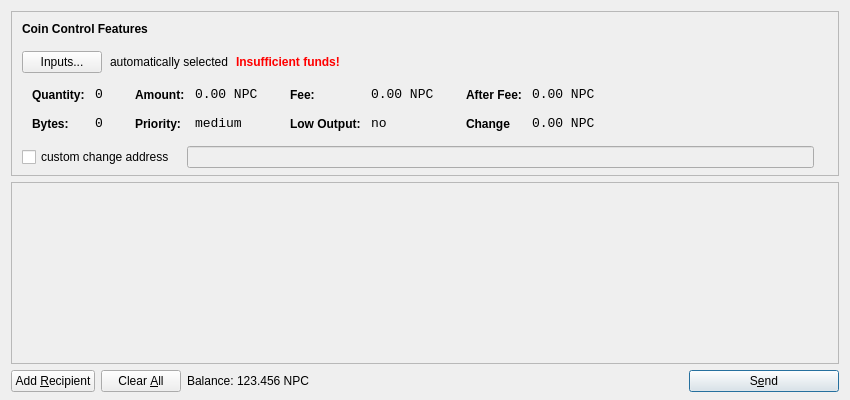
<?xml version="1.0" encoding="UTF-8"?>
<ui version="4.0">
 <class>SendCoinsDialog</class>
 <widget class="QDialog" name="SendCoinsDialog">
  <property name="geometry">
   <rect>
    <x>0</x>
    <y>0</y>
    <width>850</width>
    <height>400</height>
   </rect>
  </property>
  <property name="windowTitle">
   <string>Send Coins</string>
  </property>
  <layout class="QVBoxLayout" name="verticalLayout" stretch="0,1,0">
   <property name="bottomMargin">
    <number>8</number>
   </property>
   <item>
    <widget class="QFrame" name="frameCoinControl">
     <property name="sizePolicy">
      <sizepolicy hsizetype="Expanding" vsizetype="Expanding">
       <horstretch>0</horstretch>
       <verstretch>0</verstretch>
      </sizepolicy>
     </property>
     <property name="maximumSize">
      <size>
       <width>16777215</width>
       <height>16777215</height>
      </size>
     </property>
     <property name="frameShape">
      <enum>QFrame::StyledPanel</enum>
     </property>
     <property name="frameShadow">
      <enum>QFrame::Sunken</enum>
     </property>
     <layout class="QVBoxLayout" name="verticalLayoutCoinControl2">
      <property name="spacing">
       <number>-1</number>
      </property>
      <property name="leftMargin">
       <number>0</number>
      </property>
      <property name="topMargin">
       <number>0</number>
      </property>
      <property name="rightMargin">
       <number>0</number>
      </property>
      <property name="bottomMargin">
       <number>6</number>
      </property>
      <item>
       <layout class="QVBoxLayout" name="verticalLayoutCoinControl" stretch="0,0,0,0,1">
        <property name="spacing">
         <number>0</number>
        </property>
        <property name="leftMargin">
         <number>10</number>
        </property>
        <property name="topMargin">
         <number>10</number>
        </property>
        <item>
         <layout class="QHBoxLayout" name="horizontalLayoutCoinControl1">
          <property name="bottomMargin">
           <number>15</number>
          </property>
          <item>
           <widget class="QLabel" name="labelCoinControlFeatures">
            <property name="sizePolicy">
             <sizepolicy hsizetype="Preferred" vsizetype="Maximum">
              <horstretch>0</horstretch>
              <verstretch>0</verstretch>
             </sizepolicy>
            </property>
            <property name="font">
             <font>
              <weight>75</weight>
              <bold>true</bold>
             </font>
            </property>
            <property name="styleSheet">
             <string notr="true">font-weight:bold;</string>
            </property>
            <property name="text">
             <string>Coin Control Features</string>
            </property>
           </widget>
          </item>
         </layout>
        </item>
        <item>
         <layout class="QHBoxLayout" name="horizontalLayoutCoinControl2" stretch="0,0,0,0">
          <property name="spacing">
           <number>8</number>
          </property>
          <property name="bottomMargin">
           <number>10</number>
          </property>
          <item>
           <widget class="QPushButton" name="pushButtonCoinControl">
            <property name="styleSheet">
             <string notr="true"/>
            </property>
            <property name="text">
             <string>Inputs...</string>
            </property>
           </widget>
          </item>
          <item>
           <widget class="QLabel" name="labelCoinControlAutomaticallySelected">
            <property name="text">
             <string>automatically selected</string>
            </property>
            <property name="margin">
             <number>5</number>
            </property>
           </widget>
          </item>
          <item>
           <widget class="QLabel" name="labelCoinControlInsuffFunds">
            <property name="font">
             <font>
              <weight>75</weight>
              <bold>true</bold>
             </font>
            </property>
            <property name="styleSheet">
             <string notr="true">color:red;font-weight:bold;</string>
            </property>
            <property name="text">
             <string>Insufficient funds!</string>
            </property>
            <property name="margin">
             <number>5</number>
            </property>
           </widget>
          </item>
          <item>
           <spacer name="horizontalSpacerCoinControl">
            <property name="orientation">
             <enum>Qt::Horizontal</enum>
            </property>
            <property name="sizeHint" stdset="0">
             <size>
              <width>40</width>
              <height>1</height>
             </size>
            </property>
           </spacer>
          </item>
         </layout>
        </item>
        <item>
         <widget class="QWidget" name="widgetCoinControl" native="true">
          <property name="sizePolicy">
           <sizepolicy hsizetype="Preferred" vsizetype="Preferred">
            <horstretch>0</horstretch>
            <verstretch>0</verstretch>
           </sizepolicy>
          </property>
          <property name="minimumSize">
           <size>
            <width>0</width>
            <height>0</height>
           </size>
          </property>
          <property name="styleSheet">
           <string notr="true"/>
          </property>
          <layout class="QHBoxLayout" name="horizontalLayoutCoinControl5">
           <property name="margin">
            <number>0</number>
           </property>
           <item>
            <layout class="QHBoxLayout" name="horizontalLayoutCoinControl3" stretch="0,0,0,1">
             <property name="spacing">
              <number>20</number>
             </property>
             <property name="topMargin">
              <number>0</number>
             </property>
             <property name="bottomMargin">
              <number>10</number>
             </property>
             <item>
              <layout class="QFormLayout" name="formLayoutCoinControl1">
               <property name="horizontalSpacing">
                <number>10</number>
               </property>
               <property name="verticalSpacing">
                <number>14</number>
               </property>
               <property name="leftMargin">
                <number>10</number>
               </property>
               <property name="topMargin">
                <number>4</number>
               </property>
               <property name="rightMargin">
                <number>6</number>
               </property>
               <item row="0" column="0">
                <widget class="QLabel" name="labelCoinControlQuantityText">
                 <property name="styleSheet">
                  <string notr="true">font-weight:bold;</string>
                 </property>
                 <property name="text">
                  <string>Quantity:</string>
                 </property>
                 <property name="margin">
                  <number>0</number>
                 </property>
                </widget>
               </item>
               <item row="0" column="1">
                <widget class="QLabel" name="labelCoinControlQuantity">
                 <property name="font">
                  <font>
                   <family>Monospace</family>
                   <pointsize>10</pointsize>
                  </font>
                 </property>
                 <property name="cursor">
                  <cursorShape>IBeamCursor</cursorShape>
                 </property>
                 <property name="contextMenuPolicy">
                  <enum>Qt::ActionsContextMenu</enum>
                 </property>
                 <property name="text">
                  <string>0</string>
                 </property>
                 <property name="margin">
                  <number>0</number>
                 </property>
                 <property name="textInteractionFlags">
                  <set>Qt::LinksAccessibleByMouse|Qt::TextSelectableByKeyboard|Qt::TextSelectableByMouse</set>
                 </property>
                </widget>
               </item>
               <item row="1" column="0">
                <widget class="QLabel" name="labelCoinControlBytesText">
                 <property name="styleSheet">
                  <string notr="true">font-weight:bold;</string>
                 </property>
                 <property name="text">
                  <string>Bytes:</string>
                 </property>
                </widget>
               </item>
               <item row="1" column="1">
                <widget class="QLabel" name="labelCoinControlBytes">
                 <property name="font">
                  <font>
                   <family>Monospace</family>
                   <pointsize>10</pointsize>
                  </font>
                 </property>
                 <property name="cursor">
                  <cursorShape>IBeamCursor</cursorShape>
                 </property>
                 <property name="contextMenuPolicy">
                  <enum>Qt::ActionsContextMenu</enum>
                 </property>
                 <property name="text">
                  <string>0</string>
                 </property>
                 <property name="textInteractionFlags">
                  <set>Qt::LinksAccessibleByMouse|Qt::TextSelectableByKeyboard|Qt::TextSelectableByMouse</set>
                 </property>
                </widget>
               </item>
              </layout>
             </item>
             <item>
              <layout class="QFormLayout" name="formLayoutCoinControl2">
               <property name="horizontalSpacing">
                <number>10</number>
               </property>
               <property name="verticalSpacing">
                <number>14</number>
               </property>
               <property name="leftMargin">
                <number>6</number>
               </property>
               <property name="topMargin">
                <number>4</number>
               </property>
               <property name="rightMargin">
                <number>6</number>
               </property>
               <item row="0" column="0">
                <widget class="QLabel" name="labelCoinControlAmountText">
                 <property name="styleSheet">
                  <string notr="true">font-weight:bold;</string>
                 </property>
                 <property name="text">
                  <string>Amount:</string>
                 </property>
                 <property name="margin">
                  <number>0</number>
                 </property>
                </widget>
               </item>
               <item row="0" column="1">
                <widget class="QLabel" name="labelCoinControlAmount">
                 <property name="font">
                  <font>
                   <family>Monospace</family>
                   <pointsize>10</pointsize>
                  </font>
                 </property>
                 <property name="cursor">
                  <cursorShape>IBeamCursor</cursorShape>
                 </property>
                 <property name="contextMenuPolicy">
                  <enum>Qt::ActionsContextMenu</enum>
                 </property>
                 <property name="text">
                  <string>0.00 NPC</string>
                 </property>
                 <property name="textInteractionFlags">
                  <set>Qt::LinksAccessibleByMouse|Qt::TextSelectableByKeyboard|Qt::TextSelectableByMouse</set>
                 </property>
                </widget>
               </item>
               <item row="1" column="0">
                <widget class="QLabel" name="labelCoinControlPriorityText">
                 <property name="styleSheet">
                  <string notr="true">font-weight:bold;</string>
                 </property>
                 <property name="text">
                  <string>Priority:</string>
                 </property>
                </widget>
               </item>
               <item row="1" column="1">
                <widget class="QLabel" name="labelCoinControlPriority">
                 <property name="font">
                  <font>
                   <family>Monospace</family>
                   <pointsize>10</pointsize>
                  </font>
                 </property>
                 <property name="cursor">
                  <cursorShape>IBeamCursor</cursorShape>
                 </property>
                 <property name="contextMenuPolicy">
                  <enum>Qt::ActionsContextMenu</enum>
                 </property>
                 <property name="text">
                  <string>medium</string>
                 </property>
                 <property name="textInteractionFlags">
                  <set>Qt::LinksAccessibleByMouse|Qt::TextSelectableByKeyboard|Qt::TextSelectableByMouse</set>
                 </property>
                </widget>
               </item>
              </layout>
             </item>
             <item>
              <layout class="QFormLayout" name="formLayoutCoinControl3">
               <property name="horizontalSpacing">
                <number>10</number>
               </property>
               <property name="verticalSpacing">
                <number>14</number>
               </property>
               <property name="leftMargin">
                <number>6</number>
               </property>
               <property name="topMargin">
                <number>4</number>
               </property>
               <property name="rightMargin">
                <number>6</number>
               </property>
               <item row="0" column="0">
                <widget class="QLabel" name="labelCoinControlFeeText">
                 <property name="styleSheet">
                  <string notr="true">font-weight:bold;</string>
                 </property>
                 <property name="text">
                  <string>Fee:</string>
                 </property>
                 <property name="margin">
                  <number>0</number>
                 </property>
                </widget>
               </item>
               <item row="0" column="1">
                <widget class="QLabel" name="labelCoinControlFee">
                 <property name="font">
                  <font>
                   <family>Monospace</family>
                   <pointsize>10</pointsize>
                  </font>
                 </property>
                 <property name="cursor">
                  <cursorShape>IBeamCursor</cursorShape>
                 </property>
                 <property name="contextMenuPolicy">
                  <enum>Qt::ActionsContextMenu</enum>
                 </property>
                 <property name="text">
                  <string>0.00 NPC</string>
                 </property>
                 <property name="textInteractionFlags">
                  <set>Qt::LinksAccessibleByMouse|Qt::TextSelectableByKeyboard|Qt::TextSelectableByMouse</set>
                 </property>
                </widget>
               </item>
               <item row="1" column="0">
                <widget class="QLabel" name="labelCoinControlLowOutputText">
                 <property name="styleSheet">
                  <string notr="true">font-weight:bold;</string>
                 </property>
                 <property name="text">
                  <string>Low Output:</string>
                 </property>
                </widget>
               </item>
               <item row="1" column="1">
                <widget class="QLabel" name="labelCoinControlLowOutput">
                 <property name="font">
                  <font>
                   <family>Monospace</family>
                   <pointsize>10</pointsize>
                  </font>
                 </property>
                 <property name="cursor">
                  <cursorShape>IBeamCursor</cursorShape>
                 </property>
                 <property name="contextMenuPolicy">
                  <enum>Qt::ActionsContextMenu</enum>
                 </property>
                 <property name="text">
                  <string>no</string>
                 </property>
                 <property name="textInteractionFlags">
                  <set>Qt::LinksAccessibleByMouse|Qt::TextSelectableByKeyboard|Qt::TextSelectableByMouse</set>
                 </property>
                </widget>
               </item>
              </layout>
             </item>
             <item>
              <layout class="QFormLayout" name="formLayoutCoinControl4">
               <property name="horizontalSpacing">
                <number>10</number>
               </property>
               <property name="verticalSpacing">
                <number>14</number>
               </property>
               <property name="leftMargin">
                <number>6</number>
               </property>
               <property name="topMargin">
                <number>4</number>
               </property>
               <property name="rightMargin">
                <number>6</number>
               </property>
               <item row="0" column="0">
                <widget class="QLabel" name="labelCoinControlAfterFeeText">
                 <property name="styleSheet">
                  <string notr="true">font-weight:bold;</string>
                 </property>
                 <property name="text">
                  <string>After Fee:</string>
                 </property>
                 <property name="margin">
                  <number>0</number>
                 </property>
                </widget>
               </item>
               <item row="0" column="1">
                <widget class="QLabel" name="labelCoinControlAfterFee">
                 <property name="font">
                  <font>
                   <family>Monospace</family>
                   <pointsize>10</pointsize>
                  </font>
                 </property>
                 <property name="cursor">
                  <cursorShape>IBeamCursor</cursorShape>
                 </property>
                 <property name="contextMenuPolicy">
                  <enum>Qt::ActionsContextMenu</enum>
                 </property>
                 <property name="text">
                  <string>0.00 NPC</string>
                 </property>
                 <property name="textInteractionFlags">
                  <set>Qt::LinksAccessibleByMouse|Qt::TextSelectableByKeyboard|Qt::TextSelectableByMouse</set>
                 </property>
                </widget>
               </item>
               <item row="1" column="0">
                <widget class="QLabel" name="labelCoinControlChangeText">
                 <property name="styleSheet">
                  <string notr="true">font-weight:bold;</string>
                 </property>
                 <property name="text">
                  <string>Change</string>
                 </property>
                </widget>
               </item>
               <item row="1" column="1">
                <widget class="QLabel" name="labelCoinControlChange">
                 <property name="font">
                  <font>
                   <family>Monospace</family>
                   <pointsize>10</pointsize>
                  </font>
                 </property>
                 <property name="cursor">
                  <cursorShape>IBeamCursor</cursorShape>
                 </property>
                 <property name="contextMenuPolicy">
                  <enum>Qt::ActionsContextMenu</enum>
                 </property>
                 <property name="text">
                  <string>0.00 NPC</string>
                 </property>
                 <property name="textInteractionFlags">
                  <set>Qt::LinksAccessibleByMouse|Qt::TextSelectableByKeyboard|Qt::TextSelectableByMouse</set>
                 </property>
                </widget>
               </item>
              </layout>
             </item>
            </layout>
           </item>
          </layout>
         </widget>
        </item>
        <item>
         <layout class="QHBoxLayout" name="horizontalLayoutCoinControl4" stretch="0,0,0">
          <property name="spacing">
           <number>12</number>
          </property>
          <property name="sizeConstraint">
           <enum>QLayout::SetDefaultConstraint</enum>
          </property>
          <property name="topMargin">
           <number>5</number>
          </property>
          <property name="rightMargin">
           <number>5</number>
          </property>
          <item>
           <widget class="QCheckBox" name="checkBoxCoinControlChange">
            <property name="text">
             <string>custom change address</string>
            </property>
           </widget>
          </item>
          <item>
           <widget class="QLineEdit" name="lineEditCoinControlChange">
            <property name="enabled">
             <bool>false</bool>
            </property>
            <property name="sizePolicy">
             <sizepolicy hsizetype="Expanding" vsizetype="Fixed">
              <horstretch>0</horstretch>
              <verstretch>0</verstretch>
             </sizepolicy>
            </property>
           </widget>
          </item>
          <item>
           <widget class="QLabel" name="labelCoinControlChangeLabel">
            <property name="sizePolicy">
             <sizepolicy hsizetype="Preferred" vsizetype="Expanding">
              <horstretch>0</horstretch>
              <verstretch>0</verstretch>
             </sizepolicy>
            </property>
            <property name="minimumSize">
             <size>
              <width>0</width>
              <height>0</height>
             </size>
            </property>
            <property name="text">
             <string/>
            </property>
            <property name="margin">
             <number>3</number>
            </property>
           </widget>
          </item>
         </layout>
        </item>
        <item>
         <spacer name="verticalSpacerCoinControl">
          <property name="orientation">
           <enum>Qt::Vertical</enum>
          </property>
          <property name="sizeHint" stdset="0">
           <size>
            <width>800</width>
            <height>1</height>
           </size>
          </property>
         </spacer>
        </item>
       </layout>
      </item>
     </layout>
    </widget>
   </item>
   <item>
    <widget class="QScrollArea" name="scrollArea">
     <property name="widgetResizable">
      <bool>true</bool>
     </property>
     <widget class="QWidget" name="scrollAreaWidgetContents">
      <property name="geometry">
       <rect>
        <x>0</x>
        <y>0</y>
        <width>830</width>
        <height>165</height>
       </rect>
      </property>
      <layout class="QVBoxLayout" name="verticalLayout_2">
       <property name="margin">
        <number>0</number>
       </property>
       <item>
        <layout class="QVBoxLayout" name="entries">
         <property name="spacing">
          <number>6</number>
         </property>
        </layout>
       </item>
       <item>
        <spacer name="verticalSpacer">
         <property name="orientation">
          <enum>Qt::Vertical</enum>
         </property>
         <property name="sizeHint" stdset="0">
          <size>
           <width>20</width>
           <height>40</height>
          </size>
         </property>
        </spacer>
       </item>
      </layout>
     </widget>
    </widget>
   </item>
   <item>
    <layout class="QHBoxLayout" name="horizontalLayout">
     <item>
      <widget class="QPushButton" name="addButton">
       <property name="toolTip">
        <string>Send to multiple recipients at once</string>
       </property>
       <property name="text">
        <string>Add &amp;Recipient</string>
       </property>
       <property name="icon">
        <iconset resource="../bitcoin.qrc">
         <normaloff>:/icons/add</normaloff>:/icons/add</iconset>
       </property>
       <property name="autoDefault">
        <bool>false</bool>
       </property>
      </widget>
     </item>
     <item>
      <widget class="QPushButton" name="clearButton">
       <property name="sizePolicy">
        <sizepolicy hsizetype="Minimum" vsizetype="Fixed">
         <horstretch>0</horstretch>
         <verstretch>0</verstretch>
        </sizepolicy>
       </property>
       <property name="toolTip">
        <string>Remove all transaction fields</string>
       </property>
       <property name="text">
        <string>Clear &amp;All</string>
       </property>
       <property name="icon">
        <iconset resource="../bitcoin.qrc">
         <normaloff>:/icons/remove</normaloff>:/icons/remove</iconset>
       </property>
       <property name="autoRepeatDelay">
        <number>300</number>
       </property>
       <property name="autoDefault">
        <bool>false</bool>
       </property>
      </widget>
     </item>
     <item>
      <layout class="QHBoxLayout" name="horizontalLayout_2">
       <property name="spacing">
        <number>3</number>
       </property>
       <item>
        <widget class="QLabel" name="label">
         <property name="sizePolicy">
          <sizepolicy hsizetype="Preferred" vsizetype="Fixed">
           <horstretch>0</horstretch>
           <verstretch>0</verstretch>
          </sizepolicy>
         </property>
         <property name="text">
          <string>Balance:</string>
         </property>
        </widget>
       </item>
       <item>
        <widget class="QLabel" name="labelBalance">
         <property name="sizePolicy">
          <sizepolicy hsizetype="Preferred" vsizetype="Fixed">
           <horstretch>0</horstretch>
           <verstretch>0</verstretch>
          </sizepolicy>
         </property>
         <property name="cursor">
          <cursorShape>IBeamCursor</cursorShape>
         </property>
         <property name="text">
          <string>123.456 NPC</string>
         </property>
         <property name="textInteractionFlags">
          <set>Qt::LinksAccessibleByMouse|Qt::TextSelectableByKeyboard|Qt::TextSelectableByMouse</set>
         </property>
        </widget>
       </item>
      </layout>
     </item>
     <item>
      <spacer name="horizontalSpacer">
       <property name="orientation">
        <enum>Qt::Horizontal</enum>
       </property>
       <property name="sizeHint" stdset="0">
        <size>
         <width>40</width>
         <height>20</height>
        </size>
       </property>
      </spacer>
     </item>
     <item>
      <widget class="QPushButton" name="sendButton">
       <property name="minimumSize">
        <size>
         <width>150</width>
         <height>0</height>
        </size>
       </property>
       <property name="toolTip">
        <string>Confirm the send action</string>
       </property>
       <property name="text">
        <string>S&amp;end</string>
       </property>
       <property name="icon">
        <iconset resource="../bitcoin.qrc">
         <normaloff>:/icons/send</normaloff>:/icons/send</iconset>
       </property>
       <property name="default">
        <bool>true</bool>
       </property>
      </widget>
     </item>
    </layout>
   </item>
  </layout>
 </widget>
 <resources>
  <include location="../bitcoin.qrc"/>
 </resources>
 <connections/>
</ui>
